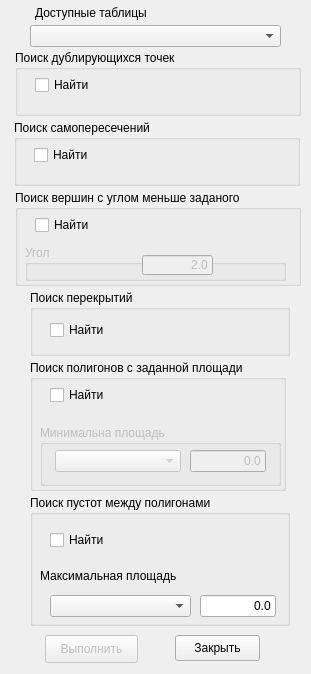
<?xml version="1.0" encoding="UTF-8"?>
<ui version="4.0">
 <class>Dialog</class>
 <widget class="QDialog" name="Dialog">
  <property name="geometry">
   <rect>
    <x>0</x>
    <y>0</y>
    <width>311</width>
    <height>674</height>
   </rect>
  </property>
  <property name="windowTitle">
   <string>Проверка топологии</string>
  </property>
  <widget class="QComboBox" name="cb_source_table">
   <property name="geometry">
    <rect>
     <x>30</x>
     <y>25</y>
     <width>251</width>
     <height>22</height>
    </rect>
   </property>
  </widget>
  <widget class="QGroupBox" name="gr_bx_area_intersect">
   <property name="enabled">
    <bool>true</bool>
   </property>
   <property name="geometry">
    <rect>
     <x>30</x>
     <y>290</y>
     <width>260</width>
     <height>66</height>
    </rect>
   </property>
   <property name="title">
    <string>Поиск перекрытий</string>
   </property>
   <widget class="QCheckBox" name="ch_poly_intersect">
    <property name="geometry">
     <rect>
      <x>20</x>
      <y>30</y>
      <width>81</width>
      <height>20</height>
     </rect>
    </property>
    <property name="text">
     <string>Найти</string>
    </property>
   </widget>
   <widget class="QWidget" name="verticalLayoutWidget_2">
    <property name="geometry">
     <rect>
      <x>185</x>
      <y>15</y>
      <width>51</width>
      <height>46</height>
     </rect>
    </property>
    <layout class="QVBoxLayout" name="wg_style_Area_intersect">
     <property name="spacing">
      <number>1</number>
     </property>
     <property name="sizeConstraint">
      <enum>QLayout::SetFixedSize</enum>
     </property>
    </layout>
   </widget>
  </widget>
  <widget class="QGroupBox" name="gr_bx_area">
   <property name="enabled">
    <bool>true</bool>
   </property>
   <property name="geometry">
    <rect>
     <x>30</x>
     <y>495</y>
     <width>260</width>
     <height>131</height>
    </rect>
   </property>
   <property name="title">
    <string>Поиск пустот между полигонами</string>
   </property>
   <widget class="QCheckBox" name="ch_gap_polygon">
    <property name="geometry">
     <rect>
      <x>20</x>
      <y>35</y>
      <width>81</width>
      <height>20</height>
     </rect>
    </property>
    <property name="text">
     <string>Найти</string>
    </property>
   </widget>
   <widget class="QWidget" name="verticalLayoutWidget_3">
    <property name="geometry">
     <rect>
      <x>185</x>
      <y>30</y>
      <width>51</width>
      <height>46</height>
     </rect>
    </property>
    <layout class="QVBoxLayout" name="wg_style_Area_gap">
     <property name="spacing">
      <number>1</number>
     </property>
     <property name="sizeConstraint">
      <enum>QLayout::SetFixedSize</enum>
     </property>
    </layout>
   </widget>
   <widget class="QLabel" name="label_2">
    <property name="geometry">
     <rect>
      <x>10</x>
      <y>70</y>
      <width>156</width>
      <height>21</height>
     </rect>
    </property>
    <property name="text">
     <string>Максимальная площадь</string>
    </property>
   </widget>
   <widget class="QLineEdit" name="ln_e_area_max">
    <property name="geometry">
     <rect>
      <x>170</x>
      <y>100</y>
      <width>76</width>
      <height>22</height>
     </rect>
    </property>
    <property name="text">
     <string>0.0</string>
    </property>
    <property name="alignment">
     <set>Qt::AlignRight|Qt::AlignTrailing|Qt::AlignVCenter</set>
    </property>
   </widget>
   <widget class="QComboBox" name="cb_AreaUnits">
    <property name="geometry">
     <rect>
      <x>20</x>
      <y>100</y>
      <width>141</width>
      <height>22</height>
     </rect>
    </property>
   </widget>
  </widget>
  <widget class="QGroupBox" name="gr_bx_intersect">
   <property name="enabled">
    <bool>true</bool>
   </property>
   <property name="geometry">
    <rect>
     <x>14</x>
     <y>120</y>
     <width>286</width>
     <height>66</height>
    </rect>
   </property>
   <property name="title">
    <string>Поиск самопересечений</string>
   </property>
   <widget class="QCheckBox" name="ch_self_intersect">
    <property name="geometry">
     <rect>
      <x>20</x>
      <y>25</y>
      <width>81</width>
      <height>20</height>
     </rect>
    </property>
    <property name="text">
     <string>Найти</string>
    </property>
   </widget>
   <widget class="QWidget" name="verticalLayoutWidget">
    <property name="geometry">
     <rect>
      <x>185</x>
      <y>15</y>
      <width>51</width>
      <height>46</height>
     </rect>
    </property>
    <layout class="QVBoxLayout" name="wg_style_Symbol">
     <property name="spacing">
      <number>1</number>
     </property>
     <property name="sizeConstraint">
      <enum>QLayout::SetFixedSize</enum>
     </property>
    </layout>
   </widget>
  </widget>
  <widget class="QLabel" name="label">
   <property name="geometry">
    <rect>
     <x>35</x>
     <y>5</y>
     <width>118</width>
     <height>16</height>
    </rect>
   </property>
   <property name="text">
    <string>Доступные таблицы</string>
   </property>
  </widget>
  <widget class="QPushButton" name="pb_run">
   <property name="enabled">
    <bool>false</bool>
   </property>
   <property name="geometry">
    <rect>
     <x>45</x>
     <y>635</y>
     <width>93</width>
     <height>28</height>
    </rect>
   </property>
   <property name="text">
    <string>Выполнить</string>
   </property>
  </widget>
  <widget class="QPushButton" name="pbClose">
   <property name="geometry">
    <rect>
     <x>175</x>
     <y>635</y>
     <width>85</width>
     <height>26</height>
    </rect>
   </property>
   <property name="text">
    <string>Закрыть</string>
   </property>
  </widget>
  <widget class="QGroupBox" name="gr_bx_db_points">
   <property name="enabled">
    <bool>true</bool>
   </property>
   <property name="geometry">
    <rect>
     <x>15</x>
     <y>50</y>
     <width>286</width>
     <height>66</height>
    </rect>
   </property>
   <property name="title">
    <string>Поиск дублирующихся точек</string>
   </property>
   <widget class="QCheckBox" name="ch_db_point">
    <property name="geometry">
     <rect>
      <x>20</x>
      <y>25</y>
      <width>81</width>
      <height>20</height>
     </rect>
    </property>
    <property name="text">
     <string>Найти</string>
    </property>
   </widget>
   <widget class="QWidget" name="verticalLayoutWidget_4">
    <property name="geometry">
     <rect>
      <x>185</x>
      <y>15</y>
      <width>51</width>
      <height>46</height>
     </rect>
    </property>
    <layout class="QVBoxLayout" name="wg_style_db_point">
     <property name="spacing">
      <number>1</number>
     </property>
     <property name="sizeConstraint">
      <enum>QLayout::SetFixedSize</enum>
     </property>
    </layout>
   </widget>
  </widget>
  <widget class="QGroupBox" name="groupBox">
   <property name="geometry">
    <rect>
     <x>30</x>
     <y>360</y>
     <width>256</width>
     <height>131</height>
    </rect>
   </property>
   <property name="title">
    <string>Поиск полигонов с заданной площади</string>
   </property>
   <widget class="QCheckBox" name="ch_area_polygon">
    <property name="geometry">
     <rect>
      <x>20</x>
      <y>25</y>
      <width>81</width>
      <height>20</height>
     </rect>
    </property>
    <property name="text">
     <string>Найти</string>
    </property>
   </widget>
   <widget class="QWidget" name="verticalLayoutWidget_5">
    <property name="geometry">
     <rect>
      <x>185</x>
      <y>20</y>
      <width>51</width>
      <height>46</height>
     </rect>
    </property>
    <layout class="QVBoxLayout" name="wg_style_Area_limit">
     <property name="spacing">
      <number>1</number>
     </property>
     <property name="sizeConstraint">
      <enum>QLayout::SetFixedSize</enum>
     </property>
    </layout>
   </widget>
   <widget class="QGroupBox" name="gb_area_limit">
    <property name="enabled">
     <bool>false</bool>
    </property>
    <property name="geometry">
     <rect>
      <x>10</x>
      <y>65</y>
      <width>241</width>
      <height>61</height>
     </rect>
    </property>
    <property name="title">
     <string>Минимальна площадь</string>
    </property>
    <widget class="QComboBox" name="cb_AreaUnits_lim">
     <property name="geometry">
      <rect>
       <x>15</x>
       <y>25</y>
       <width>126</width>
       <height>22</height>
      </rect>
     </property>
    </widget>
    <widget class="QLineEdit" name="ln_e_area_min">
     <property name="geometry">
      <rect>
       <x>150</x>
       <y>25</y>
       <width>76</width>
       <height>22</height>
      </rect>
     </property>
     <property name="text">
      <string>0.0</string>
     </property>
     <property name="alignment">
      <set>Qt::AlignRight|Qt::AlignTrailing|Qt::AlignVCenter</set>
     </property>
    </widget>
   </widget>
  </widget>
  <widget class="QGroupBox" name="gr_bx_angle_lim">
   <property name="enabled">
    <bool>true</bool>
   </property>
   <property name="geometry">
    <rect>
     <x>15</x>
     <y>190</y>
     <width>286</width>
     <height>96</height>
    </rect>
   </property>
   <property name="title">
    <string>Поиск вершин с углом меньше заданого</string>
   </property>
   <widget class="QCheckBox" name="ch_lim_angle">
    <property name="geometry">
     <rect>
      <x>20</x>
      <y>25</y>
      <width>81</width>
      <height>20</height>
     </rect>
    </property>
    <property name="text">
     <string>Найти</string>
    </property>
   </widget>
   <widget class="QWidget" name="verticalLayoutWidget_6">
    <property name="geometry">
     <rect>
      <x>185</x>
      <y>15</y>
      <width>51</width>
      <height>46</height>
     </rect>
    </property>
    <layout class="QVBoxLayout" name="wg_style_Lim_angle">
     <property name="spacing">
      <number>1</number>
     </property>
     <property name="sizeConstraint">
      <enum>QLayout::SetFixedSize</enum>
     </property>
    </layout>
   </widget>
   <widget class="QGroupBox" name="gb_angle_lim">
    <property name="enabled">
     <bool>false</bool>
    </property>
    <property name="geometry">
     <rect>
      <x>10</x>
      <y>55</y>
      <width>261</width>
      <height>36</height>
     </rect>
    </property>
    <property name="title">
     <string>Угол</string>
    </property>
    <widget class="QLineEdit" name="ln_lim_angle">
     <property name="geometry">
      <rect>
       <x>117</x>
       <y>10</y>
       <width>71</width>
       <height>20</height>
      </rect>
     </property>
     <property name="text">
      <string>2.0</string>
     </property>
     <property name="alignment">
      <set>Qt::AlignRight|Qt::AlignTrailing|Qt::AlignVCenter</set>
     </property>
    </widget>
   </widget>
  </widget>
 </widget>
 <resources/>
 <connections/>
</ui>
